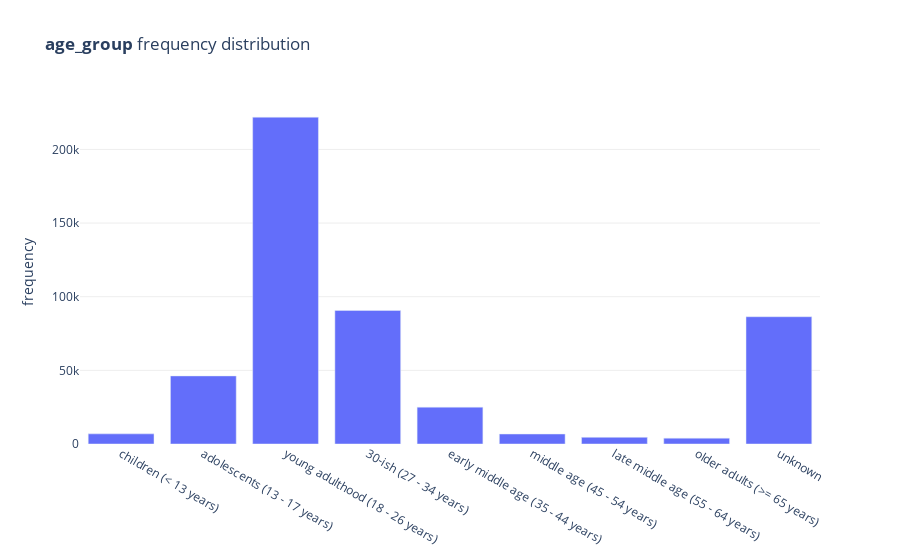

Notebook source saved alongside this figure:
### Code cell
cat_freq_plot(df, 'age_group', AGE_GROUPS_LABELS_W_AGE_RANGE_ORDERED_LIST)

### Figure 1 — Plotly figure (JSON) as saved in the notebook; plotly's stock layout.template omitted (floating-point values rounded to 4 significant figures)
{"data": [{"hovertemplate": "Value: %{x}<br>Frequency: %{y:,}<br><extra></extra>", "hovertext": ["children (< 13 years)", "adolescents (13 - 17 years)", "young adulthood (18 - 26 years)", "30-ish (27 - 34 years)", "early middle age (35 - 44 years)", "middle age (45 - 54 years)", "late middle age (55 - 64 years)", "older adults (>= 65 years)", "unknown"], "type": "bar", "x": ["children (< 13 years)", "adolescents (13 - 17 years)", "young adulthood (18 - 26 years)", "30-ish (27 - 34 years)", "early middle age (35 - 44 years)", "middle age (45 - 54 years)", "late middle age (55 - 64 years)", "older adults (>= 65 years)", "unknown"], "y": [6875, 46218, 221867, 90676, 25030, 6786, 4537, 3978, 86409]}], "layout": {"autosize": true, "plot_bgcolor": "#fff", "showlegend": false, "title": {"text": "<b>age_group</b> frequency distribution"}, "xaxis": {"autorange": true, "range": [-0.5, 8.5], "rangemode": "tozero", "type": "category"}, "yaxis": {"autorange": true, "gridcolor": "#eee", "range": [0, 233500.0], "rangemode": "tozero", "title": {"text": "frequency"}, "type": "linear"}}}
